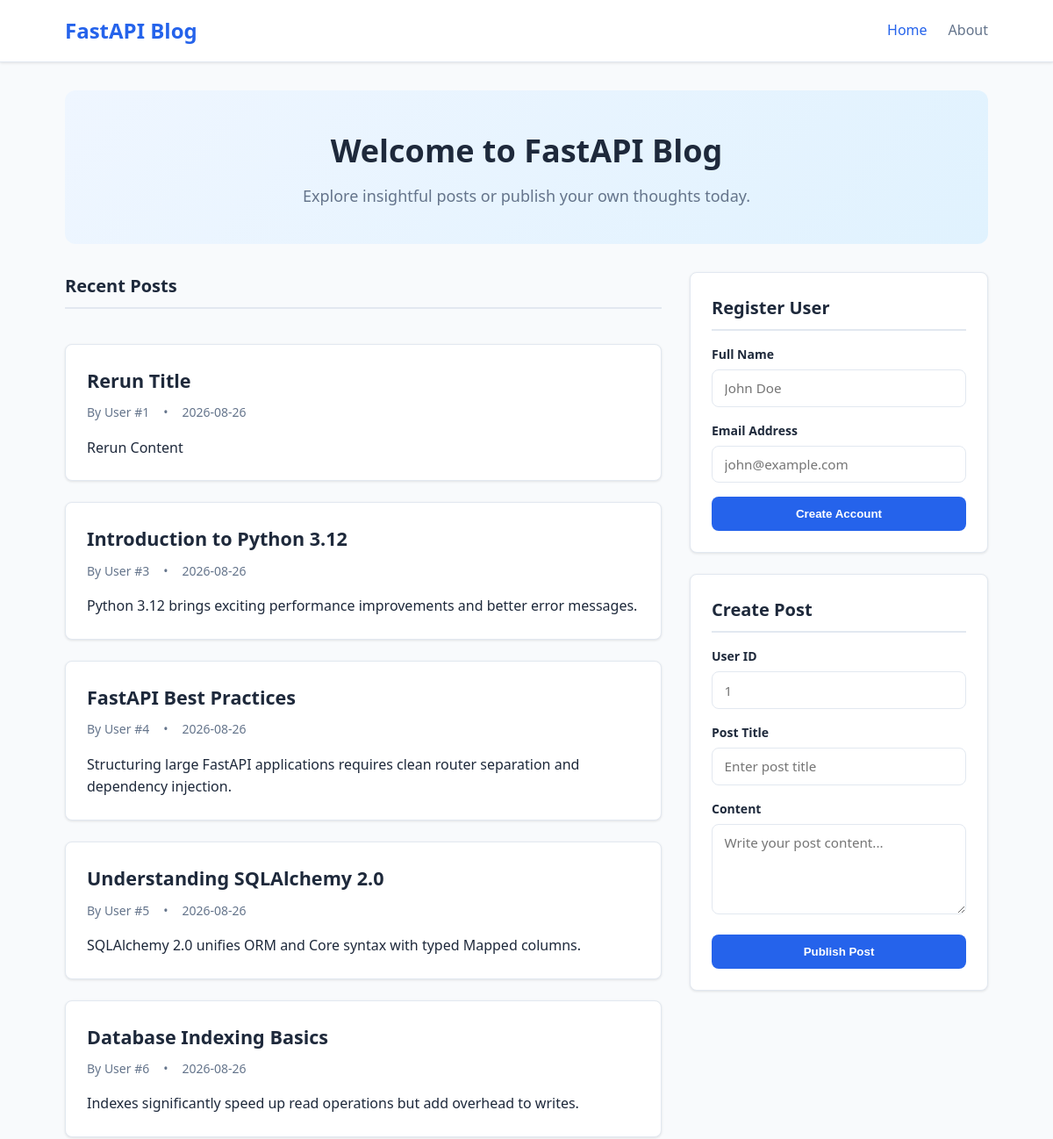
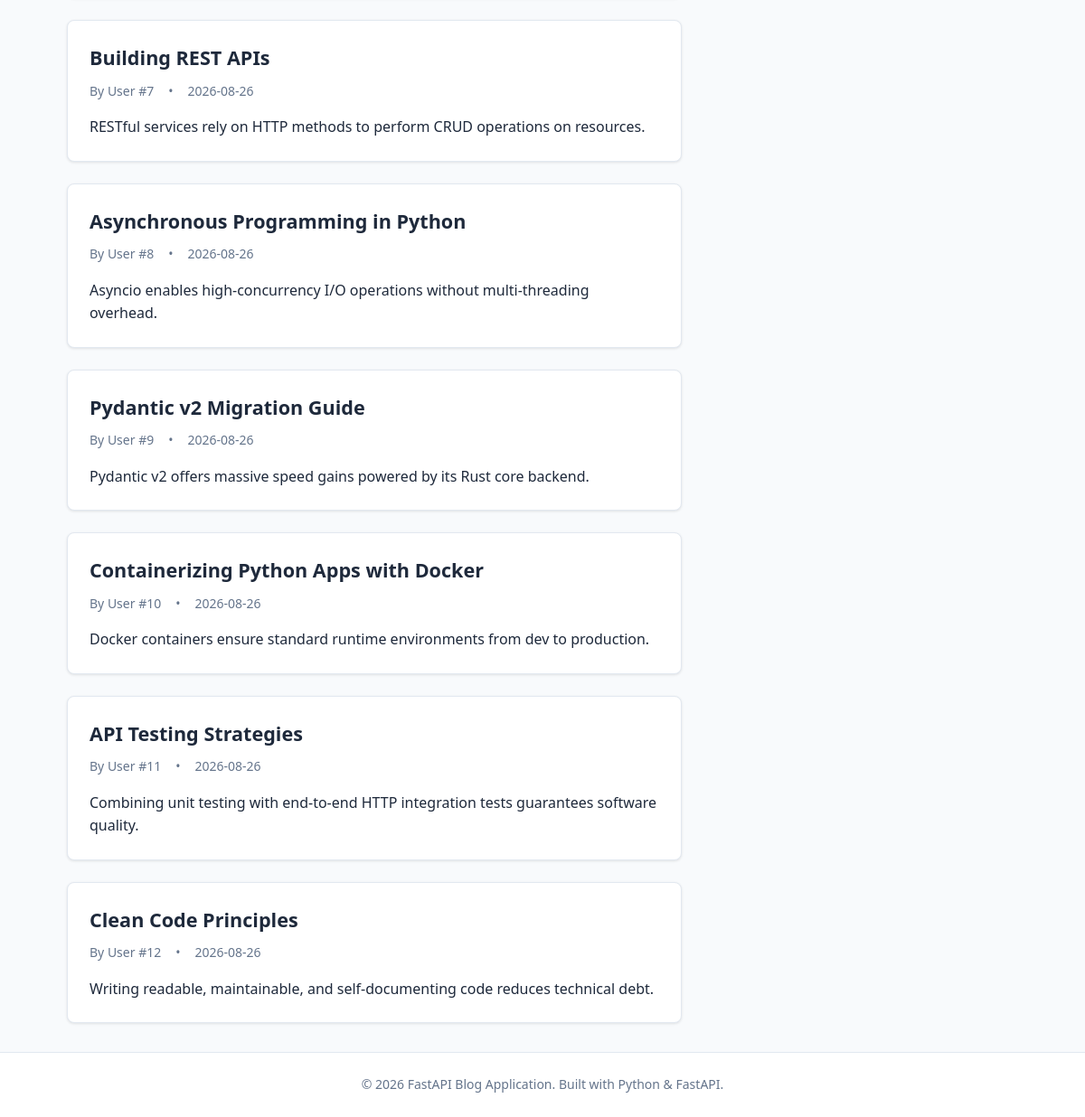
The page / on the database its author committed (2 pictures, top to bottom).
### models.py (models this page shows)
class Post(Base):
    __tablename__ = "posts"
    id: Mapped[int] = mapped_column(Integer, primary_key=True)
    title: Mapped[str] = mapped_column(String, nullable=False)
    user_id: Mapped[int] = mapped_column(Integer, ForeignKey("users.id"))
    content: Mapped[str] = mapped_column(Text, nullable=False)
    created_at: Mapped[datetime] = mapped_column(
        DateTime, nullable=False, default=datetime.now
    )
    updated_at: Mapped[datetime] = mapped_column(
        DateTime, nullable=False, default=datetime.now
    )
    user: Mapped["User"] = relationship(back_populates="posts")

### main.py (the view)
@app.get("/")
def show_post(request: Request, db: Session = Depends(get_db)):
    data = db.execute(select(Post))
    posts = data.scalars().all()
    return templates.TemplateResponse("home.html", {"request": request, "posts": posts})

### templates/home.html (shortened to what this page needs)
<!DOCTYPE html>
<html lang="en">
<head>
    <link rel="stylesheet" href="/static/css/style.css">
</head>
<body>
    <header class="site-header">
        <div class="nav-container">
            <a href="/" class="brand-logo">FastAPI Blog</a>
            <ul class="nav-links">
                <li><a href="/" class="nav-link active">Home</a></li>
                <li><a href="/about" class="nav-link">About</a></li>
            </ul>
        </div>
    </header>
    <main class="main-container">
        <section class="hero-section">
            <h1 class="hero-title">Welcome to FastAPI Blog</h1>
            <p class="hero-subtitle">Explore insightful posts or publish your own thoughts today.</p>
        </section>
        <div class="content-grid">
            <section class="posts-section">
                <h2 class="section-heading">Recent Posts</h2>
                {% if posts %}
                    {% for post in posts %}
                        <article class="post-card">
                            <h3 class="post-title">{{ post.title }}</h3>
                            <div class="post-meta">
                                <span>By User #{{ post.user_id }}</span>
                                <span>•</span>
                                <span>{{ post.created_at.strftime('%Y-%m-%d') if post.created_at else 'Recent' }}</span>
                            </div>
                            <p class="post-excerpt">{{ post.content }}</p>
                        </article>
                    {% endfor %}
                {% endif %}
            </section>
            <aside class="sidebar-section">
                <div class="sidebar-card">
                    <h3 class="section-heading">Register User</h3>
                    <form action="/users/" method="POST">
                        <div class="form-group">
                            <label class="form-label" for="name">Full Name</label>
                            <input type="text" id="name" name="name" class="form-input" placeholder="John Doe" required>
                        </div>
                        <div class="form-group">
                            <label class="form-label" for="email">Email Address</label>
                            <input type="email" id="email" name="email" class="form-input" placeholder="john@example.com" required>
                        </div>
                        <button type="submit" class="btn-primary">Create Account</button>
                    </form>
                </div>
                <div class="sidebar-card">
                    <h3 class="section-heading">Create Post</h3>
                    <form action="/posts/" method="POST">
                        <div class="form-group">
                            <label class="form-label" for="user_id">User ID</label>
                            <input type="number" id="user_id" name="user_id" class="form-input" placeholder="1" required>
                        </div>
                        <div class="form-group">
                            <label class="form-label" for="title">Post Title</label>
                            <input type="text" id="title" name="title" class="form-input" placeholder="Enter post title" required>
                        </div>
                        <div class="form-group">
                            <label class="form-label" for="content">Content</label>
                            <textarea id="content" name="content" class="form-textarea" rows="4" placeholder="Write your post content..." required></textarea>
                        </div>
                        <button type="submit" class="btn-primary">Publish Post</button>
                    </form>
                </div>
            </aside>
        </div>
    </main>
    <footer class="site-footer">
        <p>&copy; 2026 FastAPI Blog Application. Built with Python & FastAPI.</p>
    </footer>
</body>
</html>

### static/css/style.css (style rules this page uses)
:root { --primary-color: #2563eb; --primary-hover: #1d4ed8; --bg-color: #f8fafc; --card-bg: #ffffff; --text-primary: #1e293b; --text-secondary: #64748b; --border-color: #e2e8f0; --accent-color: #0ea5e9; --radius-md: 8px; --radius-lg: 12px; --shadow-sm: 0 1px 3px rgba(0,0,0,0.1); --shadow-md: 0 4px 6px -1px rgba(0,0,0,0.1), 0 2px 4px -1px rgba(0,0,0,0.06); --font-family: system-ui, -apple-system, BlinkMacSystemFont, 'Segoe UI', Roboto, Oxygen, Ubuntu, Cantarell, sans-serif; }
* { box-sizing: border-box; margin: 0; padding: 0; }
body { font-family: var(--font-family); background-color: var(--bg-color); color: var(--text-primary); line-height: 1.6; min-height: 100vh; display: flex; flex-direction: column; }
a { color: var(--primary-color); text-decoration: none; transition: color 0.2s ease; }
.site-header { background-color: var(--card-bg); border-bottom: 1px solid var(--border-color); box-shadow: var(--shadow-sm); position: sticky; top: 0; z-index: 100; }
.nav-container { max-width: 1100px; margin: 0 auto; padding: 1rem 1.5rem; display: flex; justify-content: space-between; align-items: center; }
.brand-logo { font-size: 1.5rem; font-weight: 700; color: var(--primary-color); }
.nav-links { display: flex; list-style: none; gap: 1.5rem; }
.nav-link { font-weight: 500; color: var(--text-secondary); }
.nav-link.active, .nav-link:hover { color: var(--primary-color); }
.main-container { max-width: 1100px; margin: 2rem auto; padding: 0 1.5rem; flex: 1; width: 100%; }
.hero-section { text-align: center; padding: 2.5rem 1rem; background: linear-gradient(135deg, #eff6ff 0%, #e0f2fe 100%); border-radius: var(--radius-lg); margin-bottom: 2rem; }
.hero-title { font-size: 2.25rem; font-weight: 800; color: var(--text-primary); margin-bottom: 0.5rem; }
.hero-subtitle { font-size: 1.125rem; color: var(--text-secondary); }
.content-grid { display: grid; grid-template-columns: 2fr 1fr; gap: 2rem; }
.posts-section { display: flex; flex-direction: column; gap: 1.5rem; }
.post-card { background-color: var(--card-bg); border: 1px solid var(--border-color); border-radius: var(--radius-md); padding: 1.5rem; box-shadow: var(--shadow-sm); transition: transform 0.2s ease, box-shadow 0.2s ease; }
.post-title { font-size: 1.35rem; font-weight: 700; margin-bottom: 0.5rem; }
.post-meta { font-size: 0.875rem; color: var(--text-secondary); margin-bottom: 1rem; display: flex; gap: 1rem; }
.post-excerpt { color: var(--text-primary); }
.sidebar-card { background-color: var(--card-bg); border: 1px solid var(--border-color); border-radius: var(--radius-md); padding: 1.5rem; box-shadow: var(--shadow-sm); margin-bottom: 1.5rem; }
.section-heading { font-size: 1.25rem; font-weight: 700; margin-bottom: 1rem; padding-bottom: 0.5rem; border-bottom: 2px solid var(--border-color); }
.form-group { margin-bottom: 1rem; }
.form-label { display: block; font-weight: 600; font-size: 0.875rem; margin-bottom: 0.35rem; }
.form-input, .form-textarea, .form-select { width: 100%; padding: 0.65rem 0.85rem; border: 1px solid var(--border-color); border-radius: var(--radius-md); font-family: inherit; font-size: 0.95rem; transition: border-color 0.2s ease; }
.btn-primary { display: inline-block; width: 100%; background-color: var(--primary-color); color: #ffffff; font-weight: 600; padding: 0.75rem; border: none; border-radius: var(--radius-md); cursor: pointer; text-align: center; transition: background-color 0.2s ease; }
.site-footer { background-color: var(--card-bg); border-top: 1px solid var(--border-color); text-align: center; padding: 1.5rem; color: var(--text-secondary); font-size: 0.875rem; margin-top: auto; }

### rows shown on the page
Post: title "Rerun Title", user_id "1", created_at "2026-08-26", content "Rerun Content"
Post: title "Introduction to Python 3.12", user_id "3", created_at "2026-08-26", content "Python 3.12 brings exciting performance improvements and better error messages."
Post: title "FastAPI Best Practices", user_id "4", created_at "2026-08-26", content "Structuring large FastAPI applications requires clean router separation and dependency injection."
Post: title "Understanding SQLAlchemy 2.0", user_id "5", created_at "2026-08-26", content "SQLAlchemy 2.0 unifies ORM and Core syntax with typed Mapped columns."
Post: title "Database Indexing Basics", user_id "6", created_at "2026-08-26", content "Indexes significantly speed up read operations but add overhead to writes."
Post: title "Building REST APIs", user_id "7", created_at "2026-08-26", content "RESTful services rely on HTTP methods to perform CRUD operations on resources."
Post: title "Asynchronous Programming in Python", user_id "8", created_at "2026-08-26", content "Asyncio enables high-concurrency I/O operations without multi-threading overhead."
Post: title "Pydantic v2 Migration Guide", user_id "9", created_at "2026-08-26", content "Pydantic v2 offers massive speed gains powered by its Rust core backend."
Post: title "Containerizing Python Apps with Docker", user_id "10", created_at "2026-08-26", content "Docker containers ensure standard runtime environments from dev to production."
Post: title "API Testing Strategies", user_id "11", created_at "2026-08-26", content "Combining unit testing with end-to-end HTTP integration tests guarantees software quality."
Post: title "Clean Code Principles", user_id "12", created_at "2026-08-26", content "Writing readable, maintainable, and self-documenting code reduces technical debt."
